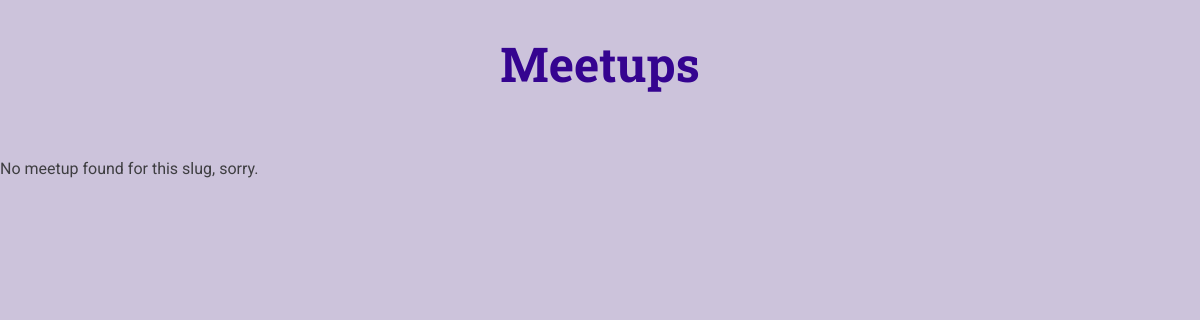
Page /meetups/yoga-in-the-park-2024/ on the earlier database version.
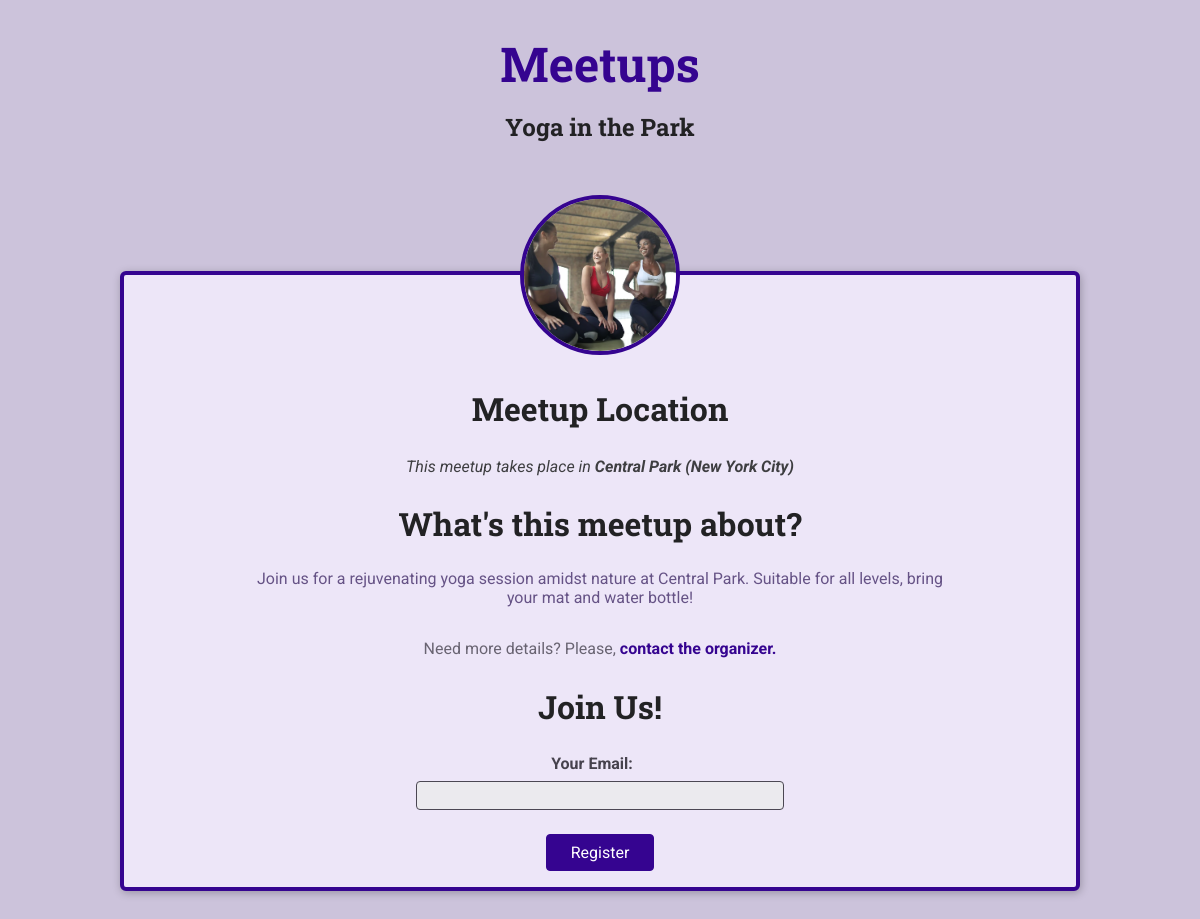
Same page on the later database version.
### meetups/models.py (models this page shows, shortened)
class Meetup(models.Model):
    title = models.CharField(max_length=200)
    organizer_email = models.EmailField()
    date = models.DateField()
    slug = models.SlugField(unique=True)
    description = models.TextField()
    image = models.ImageField(upload_to='images')
    location = models.ForeignKey(Location, on_delete=models.CASCADE)
    participants = models.ManyToManyField(Participant, blank=True)

class Location(models.Model):
    name = models.CharField(max_length=200)
    address = models.CharField(max_length=300)

### meetups/views.py (the view, shortened to what this page needs)
# urls.py: path('<slug:meetup_slug>/', views.meetup_details, name='meetup-details'),
def meetup_details(request, meetup_slug):
    try:
        selected_meetup = Meetup.objects.get(slug=meetup_slug)
        if request.method == 'GET':
            registration_form = RegistrationForm()
        return render(request, 'meetups/meetup-details.html', {
            'meetup_found': True,
            'meetup': selected_meetup,
            'form': registration_form,
        })
    except Exception as exc:
        return render(request, 'meetups/meetup-details.html', {
            'meetup_found': False,
        })

### meetups/forms.py
class RegistrationForm(forms.Form):
    email = forms.EmailField(label='Your Email')

### meetups/templates/meetups/meetup-details.html (shortened to what this page needs)
{% extends 'meetups/base/base.html' %}
{% load static %}
{% block site_css %}
    <link rel="stylesheet" href="{% static 'meetups/styles/meetup-details.css' %}">
{% endblock %}
{% block main_heading %}
    {{ meetup.title }}
{% endblock %}
{% block body %}
    {% if meetup_found %}
        <article>
            <img id='main-image' src="{{ meetup.image.url }}" alt="{{ meetup.title }}">
            <section id="location">
                <h2>Meetup Location</h2>
                <address>This meetup takes place in <span>{{ meetup.location.name }} ({{ meetup.location.address }})</span></address>
            </section>
            <section id="details">
                <h2>What's this meetup about?</h2>
                <p>{{ meetup.description }}</p>
                <footer>
                    <p>Need more details? Please, <a href="mailto:{{ meetup.organizer_email }}">contact the organizer.</a></p>
                </footer>
            </section>
            <section id="registration">
                <h2>Join Us!</h2>
                <form action="{% url 'meetup-details' meetup.slug %}" method="POST">
                    <ul>
                        {{ form.as_ul }}
                    </ul>
                    <div id="registration-actions">
                        <button>Register</button>
                    </div>
                </form>
            </section>
        </article>
    {% else %}
        <p>No meetup found for this slug, sorry.</p>
    {% endif %}
{% endblock %}

### meetups/templates/meetups/base/base.html (shortened to what this page needs)
{% load static %}
<!DOCTYPE html>
<html lang="en">
<head>
    <link rel="stylesheet" href="{% static 'meetups/styles/base.css' %}">
    {% block site_css %}{% endblock %}
</head>
<body>
    <header id="main-header">
        <nav><a href="/meetups" id='main-logo'>Meetups</a></nav>
        <h1>{% block main_heading %}{% endblock %}</h1>
    </header>
    <main>
        {% block body %}{% endblock %}
    </main>
</body>
</html>

### meetups/static/meetups/styles/base.css (style rules this page uses)
* { box-sizing: border-box; }
body { font-family: 'Roboto', sans-serif; margin: 0; background-color: #ccc3db; color: #3e3e41; }
h1, h2, h3 { font-family: 'Roboto Slab', sans-serif; color: #222224; }
button, .btn { cursor: pointer; font: inherit; padding: 0.5rem 1.5rem; background-color: #350490; border: 1px solid #350490; color: white; border-radius: 4px; text-decoration: none; }
#main-header { width: 100%; text-align: center; padding: 2rem 0; }
#main-header h1 { font-size: 1.5rem; }
#main-logo { font-size: 3rem; font-family: 'Roboto Slab', sans-serif; text-decoration: none; color: #350490; font-weight: bold; }

### meetups/static/meetups/styles/meetup-details.css (style rules this page uses)
article { max-width: 60rem; margin: 5rem auto; border-radius: 6px; background-color: #ede6f8; border: 4px solid #350490; box-shadow: 1px 2px 8px rgba(0, 0, 0, 0.25); position: relative; padding: 1rem; text-align: center; }
#main-image { width: 10rem; height: 10rem; object-fit: cover; position: absolute; top: -5rem; left: calc(50% - 5rem); border-radius: 50%; border: 4px solid #350490; }
section:first-of-type { margin-top: 6rem; }
h2 { font-size: 2rem; }
address span { font-weight: bold; }
#details h2 { margin-bottom: 0.5rem; }
#details > p { color: #665386; padding: 1rem; border-radius: 4px; max-width: 80%; margin: auto; }
#details footer { color: #696472; }
#details footer a { color: #350490; text-decoration: none; font-weight: bold; }
#registration ul { list-style: none; margin: 0; padding: 0; }
#registration label { font-weight: bold; color: #46424d; margin-right: 1rem; display: block; margin-bottom: 0.5rem; }
#registration input { font: inherit; width: 40%; background-color: #ebeaee; border: 1px solid #4b4753; border-radius: 4px; padding: 0.25rem; }
#registration-actions { margin-top: 1.5rem; }

Differences in the rows shown:
now on this page (row edited): Meetup: title "Yoga in the Park", image (picture), location.name "Central Park", location.address "New York City", description "Join us for a rejuvenating yoga session amidst nature at Central Park. Suitable for all levels, bring your mat and water bottle!"
changed Meetup: slug "meetup_1" → "yoga-in-the-park-2024" (drawn)
Other differences:
text no longer shown: "No meetup found for this slug, sorry."
text now shown: "Meetup Location This meetup takes place in ( ) What's this meetup about? Need more details? Please, contact the organizer. Join Us! Your Email: Register"
